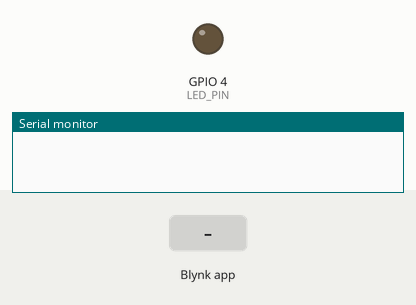
Simulated run of this sketch. Board: ESP8266 (NodeMCU). On the bench: output pins drawn as LEDs (lit = HIGH), the last lines printed to the serial monitor. The test bench sets the inputs (shaded band). WiFi joins after 1.5 s; servers stay silent unless stated.

Above: at 3.1 s.
3.2 s: Blynk app writes 1 to V0
At 4.4 s:
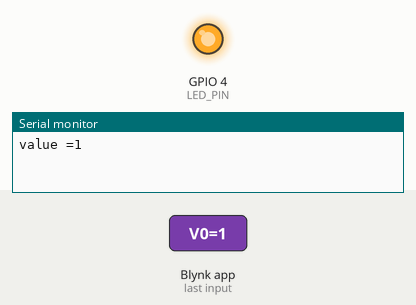
4.7 s: Blynk app writes 0 to V0
At 5.7 s:
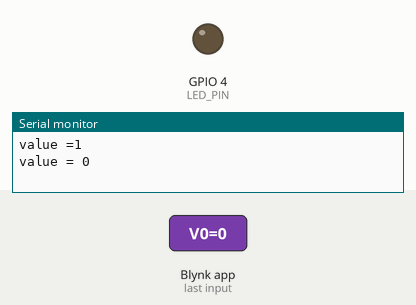
Timing chart, 0 to 7.7 s (numbered marks = the images above; inputs shaded):
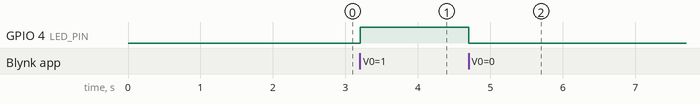

The sketch:

ESP8266sde.ino
```cpp
/*************************************************************

  You’ll need:
   - Blynk IoT app (download from App Store or Google Play)
   - ESP8266 board
   - Decide how to connect to Blynk
     (USB, Ethernet, Wi-Fi, Bluetooth, ...)

  There is a bunch of great example sketches included to show you how to get
  started. Think of them as LEGO bricks  and combine them as you wish.
  For example, take the Ethernet Shield sketch and combine it with the
  Servo example, or choose a USB sketch and add a code from SendData
  example.
 *************************************************************/

/* Fill-in information from Blynk Device Info here */
#define BLYNK_TEMPLATE_ID "TMPL2TJdyJbBK"
#define BLYNK_TEMPLATE_NAME "LEDStart"
#define BLYNK_AUTH_TOKEN "lTRW5zlbEu8DhSosIMC-UlxH1gh21cEO"

/* Comment this out to disable prints and save space */
#define BLYNK_PRINT Serial
#define LED_PIN 4
#define APP_DEBUG


#include <ESP8266WiFi.h>
#include <BlynkSimpleEsp8266.h>


// Your WiFi credentials.
// Set password to "" for open networks.
char ssid[] = "Don Panelo y su pandilla";
char pass[] = "Purrrfecto#Miaw#";


BLYNK_WRITE(V0)
{
  // Local variable `value` stores the incoming LED switch state (1 or 0)
  // Based on this value, the physical LED on the board will be on or off:
  int value = param.asInt();

  if (value == 1) {
    digitalWrite(LED_PIN, HIGH);
    Serial.print("value =");
    Serial.println(value);
  } else {
    digitalWrite(LED_PIN, LOW);
    Serial.print("value = ");
    Serial.println(value);
  }
}

void setup()
{
  // Debug console
  Serial.begin(115200);

  Blynk.begin(BLYNK_AUTH_TOKEN, ssid, pass);
  // You can also specify server:
  //Blynk.begin(BLYNK_AUTH_TOKEN, ssid, pass, "blynk.cloud", 80);
  //Blynk.begin(BLYNK_AUTH_TOKEN, ssid, pass, IPAddress(192,168,1,100), 8080);
  pinMode(LED_PIN, OUTPUT);

  delay(100);


}

void loop()
{
  Blynk.run();
  delay(10);  // You can inject your own code or combine it with other sketches.
  // Check other examples on how to communicate with Blynk. Remember
  // to avoid delay() function!


}
```

Measured:
- after the input at 3.2 s, GPIO 4 (LED_PIN): LOW → HIGH at once
- after the input at 4.7 s, GPIO 4 (LED_PIN): HIGH → LOW at once
